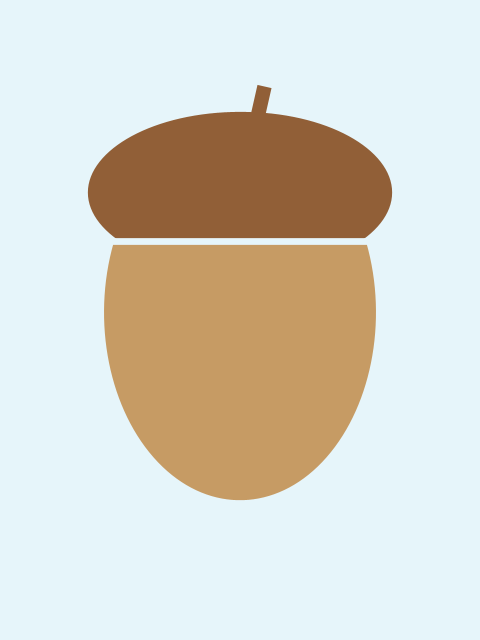
Frame 1 (no input)
Frame 2 (the mouse pressed at the canvas centre, redrawn once): identical to frame 1, image omitted

The Processing sketch that drew this single still picture (run headless with seeded random() and noise(); the mouse was pressed at the canvas centre and the sketch redrawn once):

// Processing sketch: ice_age
// ── ice_age.pde
// Manuale di Programmazione Cinematografica
// Daniele Olmisani, 2017

// Ice Age (2002)


final color PAPER = color(230, 245, 250);
final color INK1 = color(145, 95, 55);
final color INK2 = color(198, 155, 100);

final float DELTA = 0.12;


void setup() {
  size(480, 640);
  noLoop();
}


void draw() {
  
  final float S = min(width, height);
  final float U = 0.002;
  
  background(PAPER);
  
  translate(0.5*width, 0.3*height);
  scale(S);
  
  stroke(PAPER);
  strokeCap(SQUARE);
  strokeWeight(7*U);
  
  fill(INK1);
  ellipse(0, 0, 0.65, 0.35);
  
  fill(INK2);
  arc(0, 0.25, 0.58, 0.80, -DELTA*PI, (1+DELTA)*PI, CHORD);
  
  stroke(INK1);
  strokeWeight(15*U);
  line(0, 0, 0.05, -0.22);
  
  save("ice-age.png");
}
